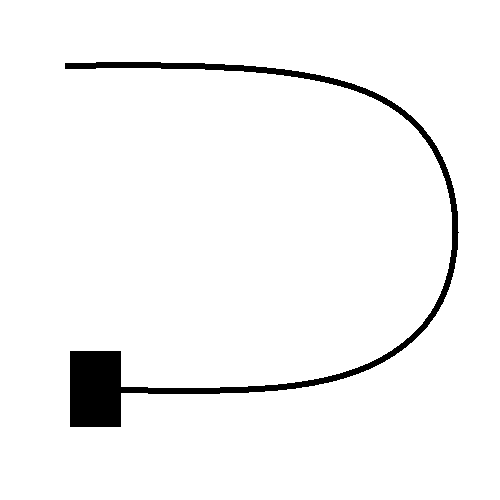
#> input picture track_easy.bmp, 500 x 500 px
$ python robotSimulator.py
#> lines starting #> are read from the running program, lines starting #| are printed output that depends on the picture; after the words box and inside, x2 and y2 are one past the last pixel; in counts of white or black regions, pixels touching at a corner belong together
import cv2
import serial
import time
import numpy as np
import threading

# Serial settings (adjust COM port and baud rate)
SERIAL_PORT = 'COM6'
BAUD_RATE = 78600

# Robot physical parameters (in pixels)
ROBOT_LENGTH = 60  # 15 cm scaled to 60 pixels
ROBOT_WIDTH = 28   # 7 cm scaled to 28 pixels
WHEEL_BASE = 30    # distance between rear wheels in pixels
ROBOT_RADIUS = 10
MAX_PWM = 255
PIXELS_PER_TICK = 1.0  # encoder resolution

# Sensor offsets (placed at front edge, spaced across width)
SENSOR_FRONT_OFFSET = ROBOT_LENGTH // 2  # from center to front
SENSOR_POSITIONS = [
    (SENSOR_FRONT_OFFSET, -ROBOT_WIDTH // 2 + i * (ROBOT_WIDTH // 4) )
    for i in range(5)
]  # 5 sensors left to right

# Load map image (black line on white background)
MAP = cv2.imread('track_easy.bmp', cv2.IMREAD_GRAYSCALE)
#> MAP: shape (500, 500); 96.3% white; 1 black region, box (x1, y1, x2, y2) and area: (65, 62, 459, 427) 9241
MAP_COLOR = cv2.cvtColor(MAP, cv2.COLOR_GRAY2BGR)
#> MAP_COLOR is the input picture: shape (500, 500, 3); 96.3% white; 1 black region, box (x1, y1, x2, y2) and area: (65, 62, 459, 427) 9241


# Initial robot state
x, y, angle = 100, 100, 0  # pixels, radians
left_encoder = 0
right_encoder = 0

# Find coordinates of black pixels (value == 0)
black_pixels = np.argwhere(MAP == 0)
#> black_pixels = 9241 pairs, first value 62 to 426, second value 65 to 458

if black_pixels.size > 0:
    # Since np.argwhere returns in row-major order (top to bottom, left to right),
    # the first element is the top-left-most black pixel
    y, x = black_pixels[0]
#> y = 62; x = 96
    print(f"First black pixel found at (x={x}, y={y}) , {black_pixels[0]}")
#| First black pixel found at (x=96, y=62) , [62 96]
else:
    print("No black pixels found.")

# Lock for thread safety
lock = threading.Lock()

# Serial communication thread
def serial_thread():
    global x, y, angle, left_encoder, right_encoder
    ser = serial.Serial(SERIAL_PORT, BAUD_RATE, timeout=1)
    time.sleep(2)
    print("[Serial] Ready")

    while True:
        try:
            line = ser.readline().decode().strip()
            if line.startswith("L:"):
                parts = line.split(',')
                left_pwm = int(parts[0].split(':')[1])
                right_pwm = int(parts[1].split(':')[1])

                # Normalize motor speeds
                vl = (left_pwm - 128) / 128.0  # range -1 to +1
                vr = (right_pwm - 128) / 128.0

                # Calculate motion
                dt = 0.1  # timestep in seconds
                v = (vr + vl) / 2 * 50  # speed scaling
                w = (vr - vl) / WHEEL_BASE * 50

                with lock:
                    # Update pose
                    angle += w * dt
                    x += v * np.cos(angle) * dt
                    y += v * np.sin(angle) * dt

                    # Encoder tick simulation
                    left_encoder += int(abs(vl * dt * 50 / PIXELS_PER_TICK))
                    right_encoder += int(abs(vr * dt * 50 / PIXELS_PER_TICK))

                    # Sensor detection (5 sensors at front)
                    sensor_vals = []
                    for dx, dy in SENSOR_POSITIONS:
                        sx = int(x + dx * np.cos(angle) - dy * np.sin(angle))
                        sy = int(y + dx * np.sin(angle) + dy * np.cos(angle))
                        if 0 <= sx < MAP.shape[1] and 0 <= sy < MAP.shape[0]:
                            pixel = MAP[sy, sx]
                            val = 1 if pixel < 100 else 0
                        else:
                            val = 0
                        sensor_vals.append(val)

                # Send sensor and encoder data
                sensor_str = ','.join(str(s) for s in sensor_vals)
                enc_str = f"{left_encoder},{right_encoder}"
                ser.write(f"S:{sensor_str};E:{enc_str}\n".encode())

        except Exception as e:
            print("Serial error:", e)

# Start serial communication thread
threading.Thread(target=serial_thread, daemon=True).start()

window_name = "Line Follower Simulation"
cv2.namedWindow(window_name, cv2.WINDOW_NORMAL)
cv2.setWindowProperty(window_name, cv2.WND_PROP_TOPMOST, 1)
# GUI loop
while True:
    with lock:
        frame = MAP_COLOR.copy()
        # Draw robot as a red circle
        cv2.circle(frame, (int(x), int(y)), ROBOT_RADIUS, (0, 0, 255), -1)
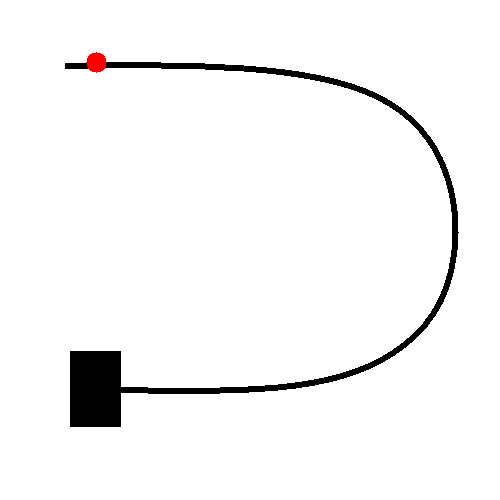
#> frame: shape (500, 500, 3); 0.13% of pixels changed, all inside (x1, y1, x2, y2) = (86, 52, 107, 73)
        # Draw sensors
        for dx, dy in SENSOR_POSITIONS:
            sx = int(x + dx * np.cos(angle) - dy * np.sin(angle))
            sy = int(y + dx * np.sin(angle) + dy * np.cos(angle))
            cv2.circle(frame, (sx, sy), 3, (255, 255, 0), -1)
#> this loop made 5 passes
#> sy on passes 1 to 5: 48, 55, 62, 69, 76
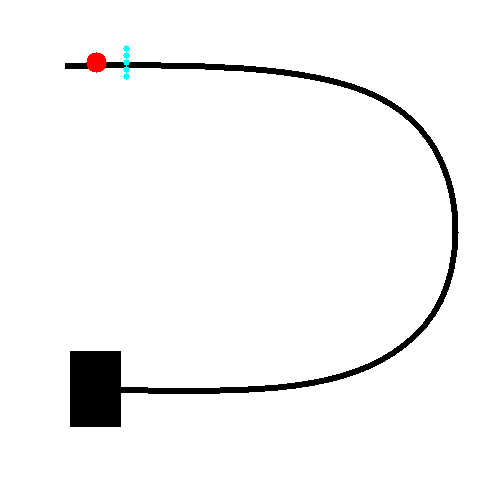
#> frame: shape (500, 500, 3); 0.06% of pixels changed, all inside (x1, y1, x2, y2) = (123, 45, 130, 80)

    cv2.imshow(window_name, frame)
    key = cv2.waitKey(50)
#> (key Esc is pressed here)
    if key == 27:
        break
    if key == 48:
        y, x = black_pixels[0]
        angle = 0

cv2.destroyAllWindows()

$ run again, with track_hard.bmp copied over track_easy.bmp
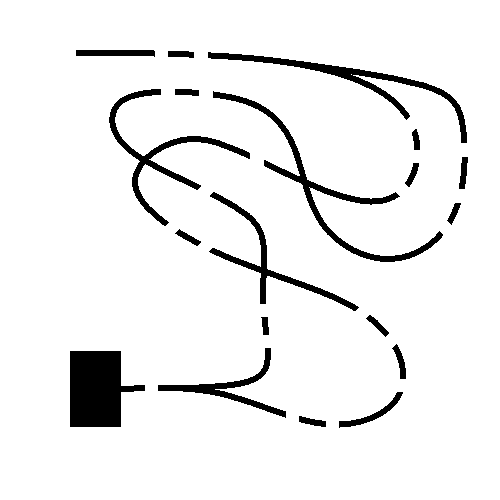
#> input picture track_hard.bmp, 500 x 500 px
#> MAP: shape (500, 500); 93.3% white; 19 black regions, largest, box (x1, y1, x2, y2) and area: (70, 351, 145, 427) 4020, (213, 91, 443, 262) 2708, (208, 52, 467, 143) 2328
#> MAP_COLOR is the input picture: shape (500, 500, 3); 93.3% white; 19 black regions, largest, box (x1, y1, x2, y2) and area: (70, 351, 145, 427) 4020, (213, 91, 443, 262) 2708, (208, 52, 467, 143) 2328
#> black_pixels = 16805 pairs, first value 50 to 427, second value 70 to 467
#> y = 50; x = 76
#| First black pixel found at (x=76, y=50) , [50 76]
#> `cv2.circle(frame, (int(x), int(y)), ROBOT_RADIUS, (0, 0, 255), -1)`:
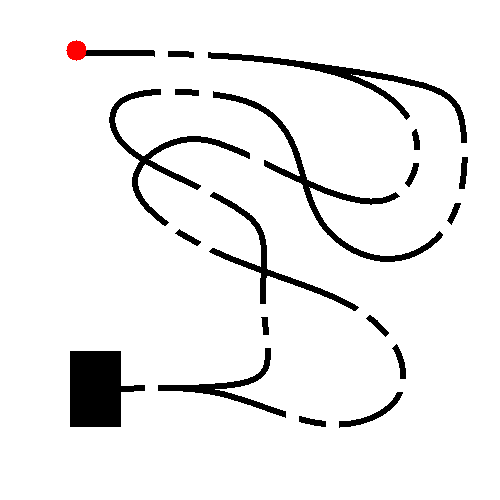
#> frame: shape (500, 500, 3); 0.13% of pixels changed, all inside (x1, y1, x2, y2) = (66, 40, 87, 61)
#> the loop `for dx, dy in SENSOR_POSITIONS:` made 5 passes
#> sy on passes 1 to 5: 36, 43, 50, 57, 64
#> after the loop `for dx, dy in SENSOR_POSITIONS:`:
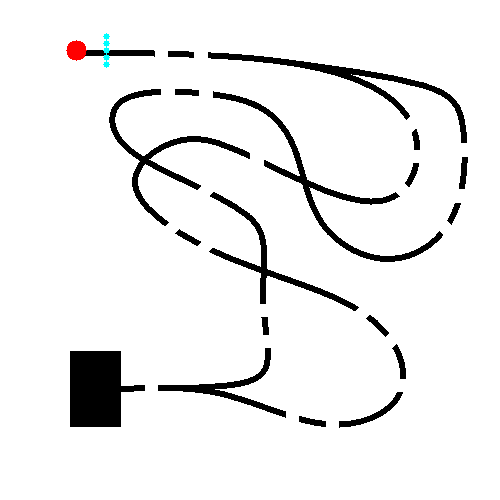
#> frame: shape (500, 500, 3); 0.06% of pixels changed, all inside (x1, y1, x2, y2) = (103, 33, 110, 68)

$ run again, with track_medium.bmp copied over track_easy.bmp
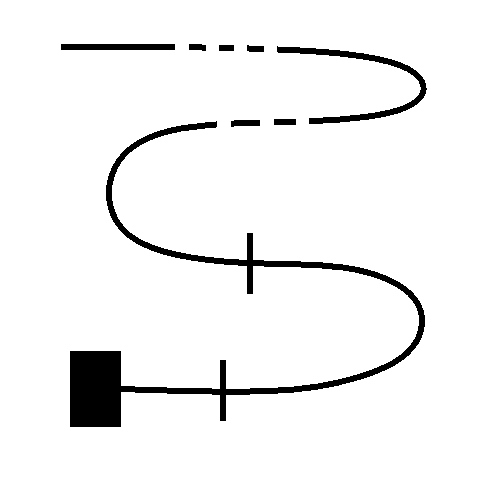
#> input picture track_medium.bmp, 500 x 500 px
#> MAP: shape (500, 500); 95% white; 8 black regions, largest, box (x1, y1, x2, y2) and area: (70, 121, 425, 427) 9552, (277, 46, 427, 124) 1694, (61, 44, 175, 50) 684
#> MAP_COLOR is the input picture: shape (500, 500, 3); 95% white; 8 black regions, largest, box (x1, y1, x2, y2) and area: (70, 121, 425, 427) 9552, (277, 46, 427, 124) 1694, (61, 44, 175, 50) 684
#> black_pixels = 12530 pairs, first value 44 to 426, second value 61 to 426
#> y = 44; x = 61
#| First black pixel found at (x=61, y=44) , [44 61]
#> `cv2.circle(frame, (int(x), int(y)), ROBOT_RADIUS, (0, 0, 255), -1)`:
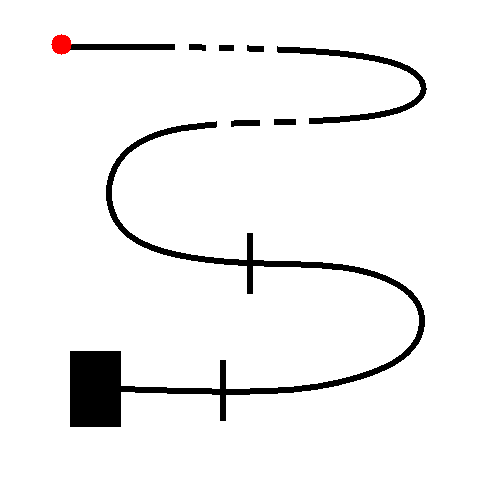
#> frame: shape (500, 500, 3); 0.13% of pixels changed, all inside (x1, y1, x2, y2) = (51, 34, 72, 55)
#> the loop `for dx, dy in SENSOR_POSITIONS:` made 5 passes
#> sy on passes 1 to 5: 30, 37, 44, 51, 58
#> after the loop `for dx, dy in SENSOR_POSITIONS:`:
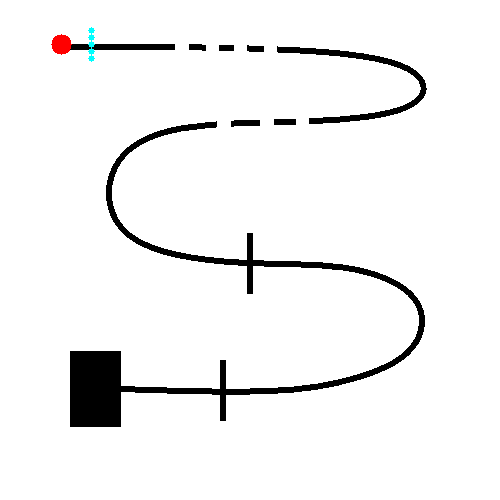
#> frame: shape (500, 500, 3); 0.06% of pixels changed, all inside (x1, y1, x2, y2) = (88, 27, 95, 62)
